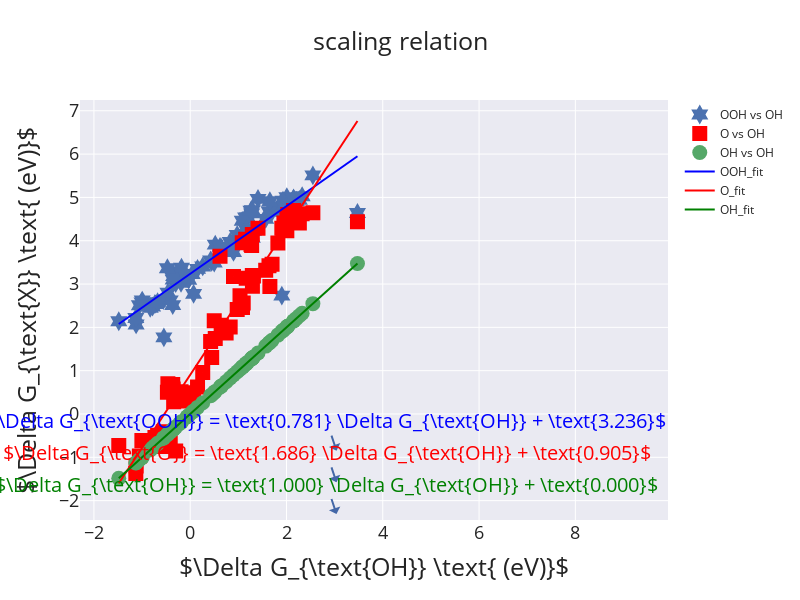

The code cell stored with this chart in its notebook:
### Code cell
trace1 = go.Scatter(x = df_cleaned['DG_OH'], y = df_cleaned['DG_OOH'], name = 'OOH vs OH',
                    text = df_cleaned['formula'],
                    mode = 'markers', marker = dict(size = 15, symbol = 18))

trace2 = go.Scatter(x = df_cleaned['DG_OH'], y = df_cleaned['DG_O'], name = 'O vs OH',
                    text = df_cleaned['formula'],
                    mode = 'markers', marker = dict(size = 15, symbol = 30,
                                                    color = 'rgb(255,0,0)'))
trace3 = go.Scatter(x = df_cleaned['DG_OH'], y = df_cleaned['DG_OH'], name = 'OH vs OH',
                    text = df_cleaned['formula'],
                    mode = 'markers', marker = dict(size = 15, symbol = 0))

trace4 = go.Scatter(x=x_range, y= y1_range, name = 'OOH_fit',
                    mode = 'lines', marker=dict(color = 'blue'))
trace5 = go.Scatter(x=x_range, y= y2_range, name = 'O_fit',
                    mode = 'lines', marker=dict(color = 'red'))
trace6 = go.Scatter(x=x_range, y= y3_range, name = 'OH_fit',
                    mode = 'lines', marker=dict(color = 'green'))

data = [trace1, trace2, trace3, trace4, trace5, trace6]

layout = go.Layout(height = 600, width = 800, title = 'scaling relation',
                   titlefont = dict(size = 25), template= 'seaborn',
                    )

fig = go.Figure(data = data, layout = layout)

fig.update_xaxes(title_text = r'$\Delta G_{\text{OH}} \text{ (eV)}$', titlefont = dict(size = 25),
                 tickfont = dict(size=18),
                   zeroline = False,
                   gridwidth = 1)
fig.update_yaxes(title_text = r'$\Delta G_{\text{X}} \text{ (eV)}$', titlefont = dict(size = 25),
                 tickfont = dict(size=18),
                   zeroline = False,
                   gridwidth = 1)
annotations = []
annotations.append(dict(x=2, y= 1,
                        text = r'$\Delta G_{\text{OOH}} = \text{%4.3f} \Delta G_{\text{OH}} + \text{%4.3f}$'
                               % (coeff_OOH, intercept_OOH),
                        xshift = 50, yshift = -80,
                        font = dict(size = 20, color = 'blue')))
annotations.append(dict(x=2, y= 0.5, text = r'$\Delta G_{\text{O}} = \text{%4.3f} \Delta G_{\text{OH}} + \text{%4.3f}$'
                                          % (coeff_O, intercept_O),
                        xshift = 50, yshift = -90,
                        font = dict(size = 20, color = 'red')))

annotations.append(dict(x=2, y= 0, text = r'$\Delta G_{\text{OH}} = \text{%4.3f} \Delta G_{\text{OH}} + \text{%4.3f}$'
                                          % (coeff_OH, intercept_OH),
                        xshift = 50, yshift = -100,
                        font = dict(size = 20, color = 'green')))

fig.update_layout(annotations = annotations)

# plot(fig, auto_open = True, filename = 'plots/scaling_relations.html', include_mathjax='cdn')
fig.show()
# py.iplot(fig)

### Figure 1 — Plotly figure (JSON) as saved in the notebook; plotly's stock layout.template omitted (floating-point values rounded to 4 significant figures)
{"data": [{"marker": {"size": 15, "symbol": 18}, "mode": "markers", "name": "OOH vs OH", "text": ["SrTcO3", "BaFeO3", "BaMoO3", "KTaO3", "BaZrO3", "SrFeO3", "KTcO3", "NaTcO3", "BaHfO3", "SrTiO3", "SrCuO3", "KNbO3", "BaScO3", "BaPdO3", "SrHfO3", "NaOsO3", "TlTcO3", "KReO3", "SrRuO3", "KHfO3", "SrVO3", "KOsO3", "TaAgO3", "SrNiO3", "RbIrO3", "NaReO3", "SrMnO3", "CaFeO3", "SrZrO3", "RbTaO3", "SrCoO3", "KZrO3", "CaTiO3", "NaRuO3", "LiTcO3", "SrPdO3", "KWO3", "KRhO3", "BaCuO3", "RbNbO3", "BaOsO3", "BaRuO3", "KRuO3", "SrMoO3", "NaTiO3", "SrScO3", "RbOsO3", "SrRhO3", "NaMoO3", "SrOsO3", "BaRhO3", "BaPtO3", "CaVO3", "KMoO3", "SrCrO3", "SrAgO3", "RbRhO3", "BaVO3", "CaCoO3", "CaMnO3", "KPtO3", "BaNiO3", "BaMnO3", "SrIrO3", "NaVO3", "NaFeO3", "BaIrO3", "RbReO3", "CaRuO3", "RbPdO3", "CaHfO3", "RbPtO3"], "type": "scatter", "x": [-0.782, 2.024, -0.302, -1.001, 1.29, 2.026, 0.04, -0.067, 1.191, 1.276, 2.007, -0.217, 2.147, 1.7, 1.081, -0.354, -0.031, -0.733, 0.26, 1.946, -0.191, -0.464, -1.056, 3.474, 0.976, -0.831, 2.548, 1.927, 1.151, -0.997, 1.163, 2.007, 1.263, 0.746, 0.152, 0.899, -1.124, 1.568, 1.821, -0.344, -1.484, 0.446, 0.83, -1.13, 2.205, 2.146, 0.07, 0.499, -0.415, -0.547, 1.086, 1.101, -0.181, -0.558, 0.646, 1.903, 1.29, -0.474, 1.636, 1.408, 1.292, 2.267, 1.655, 0.424, 0.52, 2.325, 0.646, -0.678, -0.363, 1.313, 0.619, 1.034], "y": [2.481, 4.917, 3.019, 2.575, 4.706, 4.94, 3.231, 3.149, 4.537, 4.632, 5.007, 3.298, 4.977, 4.665, 4.46, 3.103, 3.1, 2.539, 3.406, 4.806, 3.026, 2.802, 2.512, 4.641, 4.135, 2.449, 5.509, 4.926, 4.537, 2.619, 4.261, 4.825, 4.692, 3.804, 3.351, 3.741, 2.067, 4.504, 4.755, 3.187, 2.141, 3.513, 3.972, 2.216, 4.918, 4.963, 2.772, 3.496, 2.624, 1.769, 4.115, 4.159, 3.376, 2.632, 3.829, 2.733, 4.069, 3.366, 4.683, 4.967, 4.28, 4.943, 4.914, 3.546, 3.911, 5.028, 3.828, 2.581, 2.514, 4.231, 3.86, 4.02]}, {"marker": {"color": "rgb(255,0,0)", "size": 15, "symbol": 30}, "mode": "markers", "name": "O vs OH", "text": ["SrTcO3", "BaFeO3", "BaMoO3", "KTaO3", "BaZrO3", "SrFeO3", "KTcO3", "NaTcO3", "BaHfO3", "SrTiO3", "SrCuO3", "KNbO3", "BaScO3", "BaPdO3", "SrHfO3", "NaOsO3", "TlTcO3", "KReO3", "SrRuO3", "KHfO3", "SrVO3", "KOsO3", "TaAgO3", "SrNiO3", "RbIrO3", "NaReO3", "SrMnO3", "CaFeO3", "SrZrO3", "RbTaO3", "SrCoO3", "KZrO3", "CaTiO3", "NaRuO3", "LiTcO3", "SrPdO3", "KWO3", "KRhO3", "BaCuO3", "RbNbO3", "BaOsO3", "BaRuO3", "KRuO3", "SrMoO3", "NaTiO3", "SrScO3", "RbOsO3", "SrRhO3", "NaMoO3", "SrOsO3", "BaRhO3", "BaPtO3", "CaVO3", "KMoO3", "SrCrO3", "SrAgO3", "RbRhO3", "BaVO3", "CaCoO3", "CaMnO3", "KPtO3", "BaNiO3", "BaMnO3", "SrIrO3", "NaVO3", "NaFeO3", "BaIrO3", "RbReO3", "CaRuO3", "RbPdO3", "CaHfO3", "RbPtO3"], "type": "scatter", "x": [-0.782, 2.024, -0.302, -1.001, 1.29, 2.026, 0.04, -0.067, 1.191, 1.276, 2.007, -0.217, 2.147, 1.7, 1.081, -0.354, -0.031, -0.733, 0.26, 1.946, -0.191, -0.464, -1.056, 3.474, 0.976, -0.831, 2.548, 1.927, 1.151, -0.997, 1.163, 2.007, 1.263, 0.746, 0.152, 0.899, -1.124, 1.568, 1.821, -0.344, -1.484, 0.446, 0.83, -1.13, 2.205, 2.146, 0.07, 0.499, -0.415, -0.547, 1.086, 1.101, -0.181, -0.558, 0.646, 1.903, 1.29, -0.474, 1.636, 1.408, 1.292, 2.267, 1.655, 0.424, 0.52, 2.325, 0.646, -0.678, -0.363, 1.313, 0.619, 1.034], "y": [-0.707, 4.452, -0.853, -0.614, 4.143, 4.606, 0.446, 0.301, 4.023, 3.889, 4.23, 0.465, 4.7, 3.455, 3.952, 0.577, 0.313, -0.544, 0.96, 4.407, 0.516, 0.699, -0.969, 4.437, 2.415, -0.697, 4.648, 4.277, 4.034, -0.617, 3.136, 4.516, 3.911, 1.871, 0.621, 3.176, -1.2, 3.321, 3.95, 0.282, -0.728, 1.303, 2.006, -1.375, 4.568, 4.677, 0.492, 2.151, -0.665, -0.748, 2.461, 2.56, 0.389, -0.412, 2.046, 4.29, 3.2, 0.504, 3.425, 4.289, 2.948, 4.41, 2.943, 1.673, 1.743, 4.625, 1.989, -0.492, 0.68, 3.183, 3.642, 2.727]}, {"marker": {"size": 15, "symbol": 0}, "mode": "markers", "name": "OH vs OH", "text": ["SrTcO3", "BaFeO3", "BaMoO3", "KTaO3", "BaZrO3", "SrFeO3", "KTcO3", "NaTcO3", "BaHfO3", "SrTiO3", "SrCuO3", "KNbO3", "BaScO3", "BaPdO3", "SrHfO3", "NaOsO3", "TlTcO3", "KReO3", "SrRuO3", "KHfO3", "SrVO3", "KOsO3", "TaAgO3", "SrNiO3", "RbIrO3", "NaReO3", "SrMnO3", "CaFeO3", "SrZrO3", "RbTaO3", "SrCoO3", "KZrO3", "CaTiO3", "NaRuO3", "LiTcO3", "SrPdO3", "KWO3", "KRhO3", "BaCuO3", "RbNbO3", "BaOsO3", "BaRuO3", "KRuO3", "SrMoO3", "NaTiO3", "SrScO3", "RbOsO3", "SrRhO3", "NaMoO3", "SrOsO3", "BaRhO3", "BaPtO3", "CaVO3", "KMoO3", "SrCrO3", "SrAgO3", "RbRhO3", "BaVO3", "CaCoO3", "CaMnO3", "KPtO3", "BaNiO3", "BaMnO3", "SrIrO3", "NaVO3", "NaFeO3", "BaIrO3", "RbReO3", "CaRuO3", "RbPdO3", "CaHfO3", "RbPtO3"], "type": "scatter", "x": [-0.782, 2.024, -0.302, -1.001, 1.29, 2.026, 0.04, -0.067, 1.191, 1.276, 2.007, -0.217, 2.147, 1.7, 1.081, -0.354, -0.031, -0.733, 0.26, 1.946, -0.191, -0.464, -1.056, 3.474, 0.976, -0.831, 2.548, 1.927, 1.151, -0.997, 1.163, 2.007, 1.263, 0.746, 0.152, 0.899, -1.124, 1.568, 1.821, -0.344, -1.484, 0.446, 0.83, -1.13, 2.205, 2.146, 0.07, 0.499, -0.415, -0.547, 1.086, 1.101, -0.181, -0.558, 0.646, 1.903, 1.29, -0.474, 1.636, 1.408, 1.292, 2.267, 1.655, 0.424, 0.52, 2.325, 0.646, -0.678, -0.363, 1.313, 0.619, 1.034], "y": [-0.782, 2.024, -0.302, -1.001, 1.29, 2.026, 0.04, -0.067, 1.191, 1.276, 2.007, -0.217, 2.147, 1.7, 1.081, -0.354, -0.031, -0.733, 0.26, 1.946, -0.191, -0.464, -1.056, 3.474, 0.976, -0.831, 2.548, 1.927, 1.151, -0.997, 1.163, 2.007, 1.263, 0.746, 0.152, 0.899, -1.124, 1.568, 1.821, -0.344, -1.484, 0.446, 0.83, -1.13, 2.205, 2.146, 0.07, 0.499, -0.415, -0.547, 1.086, 1.101, -0.181, -0.558, 0.646, 1.903, 1.29, -0.474, 1.636, 1.408, 1.292, 2.267, 1.655, 0.424, 0.52, 2.325, 0.646, -0.678, -0.363, 1.313, 0.619, 1.034]}, {"marker": {"color": "blue"}, "mode": "lines", "name": "OOH_fit", "type": "scatter", "x": [-1.484, -1.434, -1.384, -1.334, -1.284, -1.234, -1.184, -1.133, -1.083, -1.033, -0.9832, -0.9331, -0.883, -0.8329, -0.7829, -0.7328, -0.6827, -0.6326, -0.5825, -0.5325, -0.4824, -0.4323, -0.3822, -0.3321, -0.2821, -0.232, -0.1819, -0.1318, -0.08174, -0.03166, 0.01842, 0.06851, 0.1186, 0.1687, 0.2187, 0.2688, 0.3189, 0.369, 0.4191, 0.4692, 0.5192, 0.5693, 0.6194, 0.6695, 0.7196, 0.7696, 0.8197, 0.8698, 0.9199, 0.97, 1.02, 1.07, 1.12, 1.17, 1.22, 1.27, 1.321, 1.371, 1.421, 1.471, 1.521, 1.571, 1.621, 1.671, 1.721, 1.771, 1.821, 1.871, 1.921, 1.972, 2.022, 2.072, 2.122, 2.172, 2.222, 2.272, 2.322, 2.372, 2.422, 2.472, 2.522, 2.573, 2.623, 2.673, 2.723, 2.773, 2.823, 2.873, 2.923, 2.973, 3.023, 3.073, 3.123, 3.174, 3.224, 3.274, 3.324, 3.374, 3.424, 3.474], "y": [2.077, 2.116, 2.155, 2.194, 2.233, 2.272, 2.311, 2.35, 2.39, 2.429, 2.468, 2.507, 2.546, 2.585, 2.624, 2.664, 2.703, 2.742, 2.781, 2.82, 2.859, 2.898, 2.938, 2.977, 3.016, 3.055, 3.094, 3.133, 3.172, 3.211, 3.251, 3.29, 3.329, 3.368, 3.407, 3.446, 3.485, 3.525, 3.564, 3.603, 3.642, 3.681, 3.72, 3.759, 3.798, 3.838, 3.877, 3.916, 3.955, 3.994, 4.033, 4.072, 4.112, 4.151, 4.19, 4.229, 4.268, 4.307, 4.346, 4.386, 4.425, 4.464, 4.503, 4.542, 4.581, 4.62, 4.659, 4.699, 4.738, 4.777, 4.816, 4.855, 4.894, 4.933, 4.973, 5.012, 5.051, 5.09, 5.129, 5.168, 5.207, 5.247, 5.286, 5.325, 5.364, 5.403, 5.442, 5.481, 5.52, 5.56, 5.599, 5.638, 5.677, 5.716, 5.755, 5.794, 5.834, 5.873, 5.912, 5.951]}, {"marker": {"color": "red"}, "mode": "lines", "name": "O_fit", "type": "scatter", "x": [-1.484, -1.434, -1.384, -1.334, -1.284, -1.234, -1.184, -1.133, -1.083, -1.033, -0.9832, -0.9331, -0.883, -0.8329, -0.7829, -0.7328, -0.6827, -0.6326, -0.5825, -0.5325, -0.4824, -0.4323, -0.3822, -0.3321, -0.2821, -0.232, -0.1819, -0.1318, -0.08174, -0.03166, 0.01842, 0.06851, 0.1186, 0.1687, 0.2187, 0.2688, 0.3189, 0.369, 0.4191, 0.4692, 0.5192, 0.5693, 0.6194, 0.6695, 0.7196, 0.7696, 0.8197, 0.8698, 0.9199, 0.97, 1.02, 1.07, 1.12, 1.17, 1.22, 1.27, 1.321, 1.371, 1.421, 1.471, 1.521, 1.571, 1.621, 1.671, 1.721, 1.771, 1.821, 1.871, 1.921, 1.972, 2.022, 2.072, 2.122, 2.172, 2.222, 2.272, 2.322, 2.372, 2.422, 2.472, 2.522, 2.573, 2.623, 2.673, 2.723, 2.773, 2.823, 2.873, 2.923, 2.973, 3.023, 3.073, 3.123, 3.174, 3.224, 3.274, 3.324, 3.374, 3.424, 3.474], "y": [-1.597, -1.513, -1.428, -1.344, -1.26, -1.175, -1.091, -1.006, -0.9217, -0.8372, -0.7528, -0.6683, -0.5838, -0.4994, -0.4149, -0.3305, -0.246, -0.1616, -0.0771, 0.007357, 0.09181, 0.1763, 0.2607, 0.3452, 0.4296, 0.5141, 0.5986, 0.683, 0.7675, 0.8519, 0.9364, 1.021, 1.105, 1.19, 1.274, 1.359, 1.443, 1.528, 1.612, 1.697, 1.781, 1.865, 1.95, 2.034, 2.119, 2.203, 2.288, 2.372, 2.457, 2.541, 2.626, 2.71, 2.794, 2.879, 2.963, 3.048, 3.132, 3.217, 3.301, 3.386, 3.47, 3.555, 3.639, 3.723, 3.808, 3.892, 3.977, 4.061, 4.146, 4.23, 4.315, 4.399, 4.484, 4.568, 4.653, 4.737, 4.821, 4.906, 4.99, 5.075, 5.159, 5.244, 5.328, 5.413, 5.497, 5.582, 5.666, 5.75, 5.835, 5.919, 6.004, 6.088, 6.173, 6.257, 6.342, 6.426, 6.511, 6.595, 6.68, 6.764]}, {"marker": {"color": "green"}, "mode": "lines", "name": "OH_fit", "type": "scatter", "x": [-1.484, -1.434, -1.384, -1.334, -1.284, -1.234, -1.184, -1.133, -1.083, -1.033, -0.9832, -0.9331, -0.883, -0.8329, -0.7829, -0.7328, -0.6827, -0.6326, -0.5825, -0.5325, -0.4824, -0.4323, -0.3822, -0.3321, -0.2821, -0.232, -0.1819, -0.1318, -0.08174, -0.03166, 0.01842, 0.06851, 0.1186, 0.1687, 0.2187, 0.2688, 0.3189, 0.369, 0.4191, 0.4692, 0.5192, 0.5693, 0.6194, 0.6695, 0.7196, 0.7696, 0.8197, 0.8698, 0.9199, 0.97, 1.02, 1.07, 1.12, 1.17, 1.22, 1.27, 1.321, 1.371, 1.421, 1.471, 1.521, 1.571, 1.621, 1.671, 1.721, 1.771, 1.821, 1.871, 1.921, 1.972, 2.022, 2.072, 2.122, 2.172, 2.222, 2.272, 2.322, 2.372, 2.422, 2.472, 2.522, 2.573, 2.623, 2.673, 2.723, 2.773, 2.823, 2.873, 2.923, 2.973, 3.023, 3.073, 3.123, 3.174, 3.224, 3.274, 3.324, 3.374, 3.424, 3.474], "y": [-1.484, -1.434, -1.384, -1.334, -1.284, -1.234, -1.184, -1.133, -1.083, -1.033, -0.9832, -0.9331, -0.883, -0.8329, -0.7829, -0.7328, -0.6827, -0.6326, -0.5825, -0.5325, -0.4824, -0.4323, -0.3822, -0.3321, -0.2821, -0.232, -0.1819, -0.1318, -0.08174, -0.03166, 0.01842, 0.06851, 0.1186, 0.1687, 0.2187, 0.2688, 0.3189, 0.369, 0.4191, 0.4692, 0.5192, 0.5693, 0.6194, 0.6695, 0.7196, 0.7696, 0.8197, 0.8698, 0.9199, 0.97, 1.02, 1.07, 1.12, 1.17, 1.22, 1.27, 1.321, 1.371, 1.421, 1.471, 1.521, 1.571, 1.621, 1.671, 1.721, 1.771, 1.821, 1.871, 1.921, 1.972, 2.022, 2.072, 2.122, 2.172, 2.222, 2.272, 2.322, 2.372, 2.422, 2.472, 2.522, 2.573, 2.623, 2.673, 2.723, 2.773, 2.823, 2.873, 2.923, 2.973, 3.023, 3.073, 3.123, 3.174, 3.224, 3.274, 3.324, 3.374, 3.424, 3.474]}], "layout": {"annotations": [{"font": {"color": "blue", "size": 20}, "text": "$\\Delta G_{\\text{OOH}} = \\text{0.781} \\Delta G_{\\text{OH}} + \\text{3.236}$", "x": 2, "xshift": 50, "y": 1, "yshift": -80}, {"font": {"color": "red", "size": 20}, "text": "$\\Delta G_{\\text{O}} = \\text{1.686} \\Delta G_{\\text{OH}} + \\text{0.905}$", "x": 2, "xshift": 50, "y": 0.5, "yshift": -90}, {"font": {"color": "green", "size": 20}, "text": "$\\Delta G_{\\text{OH}} = \\text{1.000} \\Delta G_{\\text{OH}} + \\text{0.000}$", "x": 2, "xshift": 50, "y": 0, "yshift": -100}], "height": 600, "title": {"font": {"size": 25}, "text": "scaling relation"}, "width": 800, "xaxis": {"gridwidth": 1, "tickfont": {"size": 18}, "title": {"font": {"size": 25}, "text": "$\\Delta G_{\\text{OH}} \\text{ (eV)}$"}, "zeroline": false}, "yaxis": {"gridwidth": 1, "tickfont": {"size": 18}, "title": {"font": {"size": 25}, "text": "$\\Delta G_{\\text{X}} \\text{ (eV)}$"}, "zeroline": false}}}
